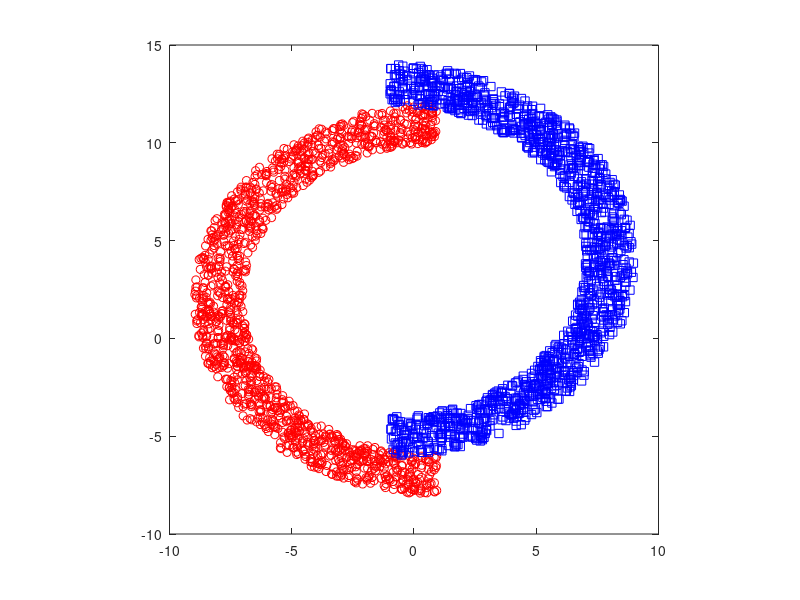

Write MATLAB code to recreate this figure.
C1 = [1 2];   % center of the circle
C2 = [-1 4];
R1 = [8 10];  % range of radii
R2 = [8 10];
A1 = [1 3]*pi/2; % [rad] range of allowed angles
A2 = [-1 1]*pi/2;

nPoints = 1400;

urand = @(nPoints,limits)(limits(1) + rand(nPoints,1)*diff(limits));
randomCircle = @(n,r,a)(pol2cart(urand(n,a),urand(n,r)));

[P1x,P1y] = randomCircle(nPoints,R1,A1);
P1x = P1x + C1(1);
P1y = P1y + C1(2);

[P2x,P2y] = randomCircle(nPoints,R2,A2);
P2x = P2x + C2(1);
P2y = P2y + C2(2);

figure
plot(P1x,P1y,'or'); hold on;
plot(P2x,P2y,'sb'); hold on;
axis square

cluster1 = [P1x,P1y];
cluster2 = [P2x,P2y];

cluster1 = [cluster1 zeros(size(cluster1,1),1)];
cluster1(:,3) = 1 ;

cluster2 = [cluster2 zeros(size(cluster2,1),1)];
cluster2(:,3) = -1 ;


%70-30 data split
idx = randperm(size(cluster1,1));
train_cluster1 = cluster1(idx(1:700),:);
test_cluster1 = cluster1(idx(701:end),:);
train_cluster2 = cluster2(idx(1:700),:);
test_cluster2 = cluster2(idx(701:end),:);

train_data = [train_cluster1;train_cluster2];
test_data = [test_cluster1;test_cluster2];

csvwrite('trainData_2.csv',train_data)
csvwrite('testData_2.csv',test_data)